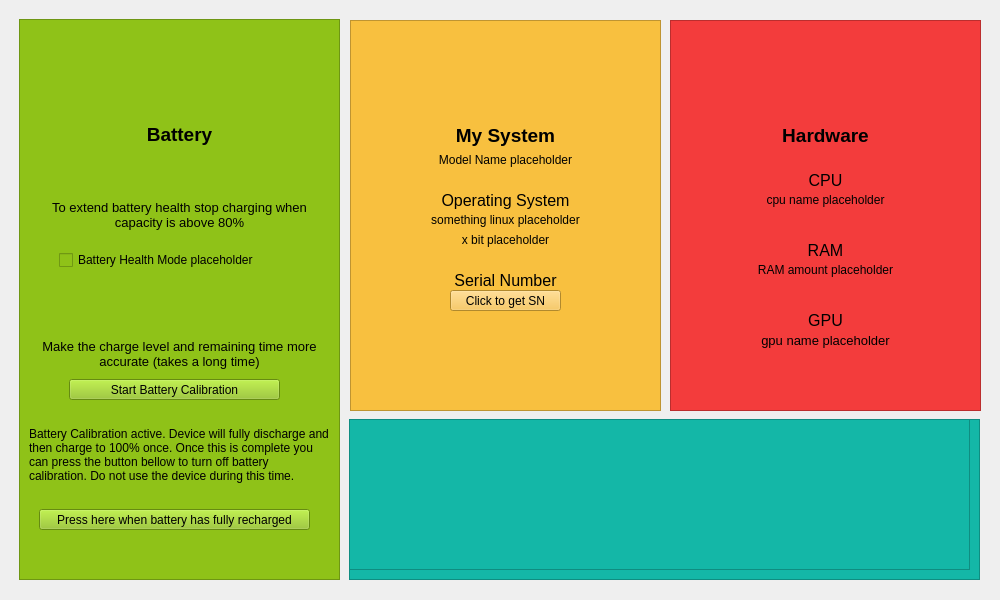
<?xml version="1.0" encoding="UTF-8"?>
<ui version="4.0">
 <class>CareCenter</class>
 <widget class="QMainWindow" name="CareCenter">
  <property name="geometry">
   <rect>
    <x>0</x>
    <y>0</y>
    <width>1000</width>
    <height>600</height>
   </rect>
  </property>
  <property name="minimumSize">
   <size>
    <width>1000</width>
    <height>600</height>
   </size>
  </property>
  <property name="maximumSize">
   <size>
    <width>1000</width>
    <height>600</height>
   </size>
  </property>
  <property name="windowTitle">
   <string>Unofficial Acer Care Center</string>
  </property>
  <property name="windowIcon">
   <iconset resource="ApplicationIcon.qrc">
    <normaloff>:/images/AcerCareCenter.png</normaloff>:/images/AcerCareCenter.png</iconset>
  </property>
  <widget class="QWidget" name="centralwidget">
   <widget class="QFrame" name="GreenFrame">
    <property name="geometry">
     <rect>
      <x>19</x>
      <y>19</y>
      <width>321</width>
      <height>561</height>
     </rect>
    </property>
    <property name="styleSheet">
     <string notr="true">background-color: rgb(163, 204, 34);
background-color: rgb(143, 194, 24);</string>
    </property>
    <property name="frameShape">
     <enum>QFrame::Shape::StyledPanel</enum>
    </property>
    <property name="frameShadow">
     <enum>QFrame::Shadow::Raised</enum>
    </property>
    <widget class="QLabel" name="BatteryIcon">
     <property name="geometry">
      <rect>
       <x>10</x>
       <y>20</y>
       <width>301</width>
       <height>61</height>
      </rect>
     </property>
     <property name="text">
      <string/>
     </property>
     <property name="pixmap">
      <pixmap resource="LaptopIcon.qrc">:/images/battery.png</pixmap>
     </property>
     <property name="alignment">
      <set>Qt::AlignmentFlag::AlignCenter</set>
     </property>
    </widget>
    <widget class="QLabel" name="label">
     <property name="geometry">
      <rect>
       <x>10</x>
       <y>100</y>
       <width>301</width>
       <height>31</height>
      </rect>
     </property>
     <property name="font">
      <font>
       <pointsize>14</pointsize>
       <bold>true</bold>
      </font>
     </property>
     <property name="text">
      <string>Battery</string>
     </property>
     <property name="alignment">
      <set>Qt::AlignmentFlag::AlignCenter</set>
     </property>
    </widget>
    <widget class="QLabel" name="label_16">
     <property name="geometry">
      <rect>
       <x>10</x>
       <y>180</y>
       <width>301</width>
       <height>31</height>
      </rect>
     </property>
     <property name="font">
      <font>
       <pointsize>10</pointsize>
      </font>
     </property>
     <property name="text">
      <string>To extend battery health stop charging when capacity is above 80%</string>
     </property>
     <property name="alignment">
      <set>Qt::AlignmentFlag::AlignCenter</set>
     </property>
     <property name="wordWrap">
      <bool>true</bool>
     </property>
    </widget>
    <widget class="QCheckBox" name="HealthModeCheckBox">
     <property name="geometry">
      <rect>
       <x>40</x>
       <y>230</y>
       <width>231</width>
       <height>22</height>
      </rect>
     </property>
     <property name="text">
      <string>Battery Health Mode placeholder</string>
     </property>
    </widget>
    <widget class="QLabel" name="label_17">
     <property name="geometry">
      <rect>
       <x>10</x>
       <y>320</y>
       <width>301</width>
       <height>41</height>
      </rect>
     </property>
     <property name="font">
      <font>
       <pointsize>10</pointsize>
      </font>
     </property>
     <property name="text">
      <string>Make the charge level and remaining time more accurate (takes a long time)</string>
     </property>
     <property name="alignment">
      <set>Qt::AlignmentFlag::AlignHCenter|Qt::AlignmentFlag::AlignTop</set>
     </property>
     <property name="wordWrap">
      <bool>true</bool>
     </property>
    </widget>
    <widget class="QPushButton" name="BatteryCalibrateButton">
     <property name="geometry">
      <rect>
       <x>50</x>
       <y>360</y>
       <width>211</width>
       <height>21</height>
      </rect>
     </property>
     <property name="font">
      <font>
       <pointsize>9</pointsize>
       <bold>false</bold>
      </font>
     </property>
     <property name="styleSheet">
      <string notr="true">selection-background-color: rgb(6, 179, 48);</string>
     </property>
     <property name="text">
      <string>Start Battery Calibration</string>
     </property>
    </widget>
    <widget class="QLabel" name="BatteryCalibrationMessage">
     <property name="enabled">
      <bool>true</bool>
     </property>
     <property name="geometry">
      <rect>
       <x>10</x>
       <y>390</y>
       <width>301</width>
       <height>91</height>
      </rect>
     </property>
     <property name="text">
      <string>Battery Calibration active. Device will fully discharge and then charge to 100% once. Once this is complete you can press the button bellow to turn off battery calibration. Do not use the device during this time.</string>
     </property>
     <property name="wordWrap">
      <bool>true</bool>
     </property>
    </widget>
    <widget class="QPushButton" name="DisableBatteryCalibrationButton">
     <property name="enabled">
      <bool>true</bool>
     </property>
     <property name="geometry">
      <rect>
       <x>20</x>
       <y>490</y>
       <width>271</width>
       <height>21</height>
      </rect>
     </property>
     <property name="text">
      <string>Press here when battery has fully recharged</string>
     </property>
    </widget>
   </widget>
   <widget class="QFrame" name="YellowFrame">
    <property name="geometry">
     <rect>
      <x>350</x>
      <y>20</y>
      <width>311</width>
      <height>391</height>
     </rect>
    </property>
    <property name="styleSheet">
     <string notr="true">background-color: rgb(248, 192, 63);</string>
    </property>
    <property name="frameShape">
     <enum>QFrame::Shape::StyledPanel</enum>
    </property>
    <property name="frameShadow">
     <enum>QFrame::Shadow::Raised</enum>
    </property>
    <widget class="QLabel" name="LaptopIcon">
     <property name="geometry">
      <rect>
       <x>10</x>
       <y>20</y>
       <width>291</width>
       <height>61</height>
      </rect>
     </property>
     <property name="text">
      <string/>
     </property>
     <property name="pixmap">
      <pixmap resource="LaptopIcon.qrc">:/images/laptop.png</pixmap>
     </property>
     <property name="alignment">
      <set>Qt::AlignmentFlag::AlignCenter</set>
     </property>
    </widget>
    <widget class="QLabel" name="label_2">
     <property name="geometry">
      <rect>
       <x>10</x>
       <y>100</y>
       <width>291</width>
       <height>31</height>
      </rect>
     </property>
     <property name="font">
      <font>
       <pointsize>14</pointsize>
       <bold>true</bold>
      </font>
     </property>
     <property name="text">
      <string>My System</string>
     </property>
     <property name="alignment">
      <set>Qt::AlignmentFlag::AlignCenter</set>
     </property>
    </widget>
    <widget class="QLabel" name="ModelNameText">
     <property name="geometry">
      <rect>
       <x>10</x>
       <y>130</y>
       <width>291</width>
       <height>20</height>
      </rect>
     </property>
     <property name="text">
      <string>Model Name placeholder</string>
     </property>
     <property name="alignment">
      <set>Qt::AlignmentFlag::AlignCenter</set>
     </property>
    </widget>
    <widget class="QLabel" name="label_5">
     <property name="geometry">
      <rect>
       <x>10</x>
       <y>170</y>
       <width>291</width>
       <height>21</height>
      </rect>
     </property>
     <property name="font">
      <font>
       <pointsize>12</pointsize>
      </font>
     </property>
     <property name="text">
      <string>Operating System</string>
     </property>
     <property name="alignment">
      <set>Qt::AlignmentFlag::AlignCenter</set>
     </property>
    </widget>
    <widget class="QLabel" name="OSNameText">
     <property name="geometry">
      <rect>
       <x>10</x>
       <y>190</y>
       <width>291</width>
       <height>20</height>
      </rect>
     </property>
     <property name="text">
      <string>something linux placeholder</string>
     </property>
     <property name="alignment">
      <set>Qt::AlignmentFlag::AlignCenter</set>
     </property>
    </widget>
    <widget class="QLabel" name="BitsText">
     <property name="geometry">
      <rect>
       <x>10</x>
       <y>210</y>
       <width>291</width>
       <height>20</height>
      </rect>
     </property>
     <property name="text">
      <string>x bit placeholder</string>
     </property>
     <property name="alignment">
      <set>Qt::AlignmentFlag::AlignCenter</set>
     </property>
    </widget>
    <widget class="QLabel" name="label_12">
     <property name="geometry">
      <rect>
       <x>10</x>
       <y>250</y>
       <width>291</width>
       <height>21</height>
      </rect>
     </property>
     <property name="font">
      <font>
       <pointsize>12</pointsize>
      </font>
     </property>
     <property name="text">
      <string>Serial Number</string>
     </property>
     <property name="alignment">
      <set>Qt::AlignmentFlag::AlignCenter</set>
     </property>
    </widget>
    <widget class="QLabel" name="SNNumberText">
     <property name="geometry">
      <rect>
       <x>10</x>
       <y>270</y>
       <width>291</width>
       <height>20</height>
      </rect>
     </property>
     <property name="text">
      <string>SN number not set</string>
     </property>
     <property name="alignment">
      <set>Qt::AlignmentFlag::AlignCenter</set>
     </property>
    </widget>
    <widget class="QPushButton" name="getSNButton">
     <property name="geometry">
      <rect>
       <x>100</x>
       <y>270</y>
       <width>111</width>
       <height>21</height>
      </rect>
     </property>
     <property name="text">
      <string>Click to get SN</string>
     </property>
    </widget>
   </widget>
   <widget class="QFrame" name="Red_Frame">
    <property name="geometry">
     <rect>
      <x>670</x>
      <y>20</y>
      <width>311</width>
      <height>391</height>
     </rect>
    </property>
    <property name="styleSheet">
     <string notr="true">background-color: rgb(243, 90, 90);
background-color: rgb(243, 60, 60);</string>
    </property>
    <property name="frameShape">
     <enum>QFrame::Shape::StyledPanel</enum>
    </property>
    <property name="frameShadow">
     <enum>QFrame::Shadow::Raised</enum>
    </property>
    <widget class="QLabel" name="label_3">
     <property name="geometry">
      <rect>
       <x>10</x>
       <y>100</y>
       <width>291</width>
       <height>31</height>
      </rect>
     </property>
     <property name="font">
      <font>
       <pointsize>14</pointsize>
       <bold>true</bold>
      </font>
     </property>
     <property name="text">
      <string>Hardware</string>
     </property>
     <property name="alignment">
      <set>Qt::AlignmentFlag::AlignCenter</set>
     </property>
    </widget>
    <widget class="QLabel" name="label_8">
     <property name="geometry">
      <rect>
       <x>10</x>
       <y>150</y>
       <width>291</width>
       <height>21</height>
      </rect>
     </property>
     <property name="font">
      <font>
       <pointsize>12</pointsize>
      </font>
     </property>
     <property name="text">
      <string>CPU</string>
     </property>
     <property name="alignment">
      <set>Qt::AlignmentFlag::AlignCenter</set>
     </property>
    </widget>
    <widget class="QLabel" name="CPUNameText">
     <property name="geometry">
      <rect>
       <x>10</x>
       <y>170</y>
       <width>291</width>
       <height>20</height>
      </rect>
     </property>
     <property name="text">
      <string>cpu name placeholder</string>
     </property>
     <property name="alignment">
      <set>Qt::AlignmentFlag::AlignCenter</set>
     </property>
    </widget>
    <widget class="QLabel" name="label_11">
     <property name="geometry">
      <rect>
       <x>10</x>
       <y>220</y>
       <width>291</width>
       <height>21</height>
      </rect>
     </property>
     <property name="font">
      <font>
       <pointsize>12</pointsize>
      </font>
     </property>
     <property name="text">
      <string>RAM</string>
     </property>
     <property name="alignment">
      <set>Qt::AlignmentFlag::AlignCenter</set>
     </property>
    </widget>
    <widget class="QLabel" name="RAMAmountText">
     <property name="geometry">
      <rect>
       <x>10</x>
       <y>240</y>
       <width>291</width>
       <height>20</height>
      </rect>
     </property>
     <property name="text">
      <string>RAM amount placeholder</string>
     </property>
     <property name="alignment">
      <set>Qt::AlignmentFlag::AlignCenter</set>
     </property>
    </widget>
    <widget class="QLabel" name="label_13">
     <property name="geometry">
      <rect>
       <x>10</x>
       <y>290</y>
       <width>291</width>
       <height>21</height>
      </rect>
     </property>
     <property name="font">
      <font>
       <pointsize>12</pointsize>
      </font>
     </property>
     <property name="text">
      <string>GPU</string>
     </property>
     <property name="alignment">
      <set>Qt::AlignmentFlag::AlignCenter</set>
     </property>
    </widget>
    <widget class="QLabel" name="GPUNameText">
     <property name="geometry">
      <rect>
       <x>10</x>
       <y>310</y>
       <width>291</width>
       <height>21</height>
      </rect>
     </property>
     <property name="font">
      <font>
       <pointsize>10</pointsize>
      </font>
     </property>
     <property name="text">
      <string>gpu name placeholder</string>
     </property>
     <property name="alignment">
      <set>Qt::AlignmentFlag::AlignCenter</set>
     </property>
     <property name="wordWrap">
      <bool>true</bool>
     </property>
    </widget>
    <widget class="QLabel" name="label_4">
     <property name="geometry">
      <rect>
       <x>10</x>
       <y>20</y>
       <width>291</width>
       <height>61</height>
      </rect>
     </property>
     <property name="text">
      <string/>
     </property>
     <property name="pixmap">
      <pixmap resource="CpuIcon.qrc">:/images/cpu.png</pixmap>
     </property>
     <property name="alignment">
      <set>Qt::AlignmentFlag::AlignCenter</set>
     </property>
    </widget>
   </widget>
   <widget class="QFrame" name="frame">
    <property name="geometry">
     <rect>
      <x>349</x>
      <y>419</y>
      <width>631</width>
      <height>161</height>
     </rect>
    </property>
    <property name="styleSheet">
     <string notr="true">background-color: rgb(20, 183, 167);</string>
    </property>
    <property name="frameShape">
     <enum>QFrame::Shape::StyledPanel</enum>
    </property>
    <property name="frameShadow">
     <enum>QFrame::Shadow::Raised</enum>
    </property>
    <widget class="QPlainTextEdit" name="CpuIcon">
     <property name="geometry">
      <rect>
       <x>0</x>
       <y>0</y>
       <width>621</width>
       <height>151</height>
      </rect>
     </property>
    </widget>
   </widget>
  </widget>
 </widget>
 <resources>
  <include location="LaptopIcon.qrc"/>
  <include location="CpuIcon.qrc"/>
  <include location="ApplicationIcon.qrc"/>
 </resources>
 <connections/>
</ui>
